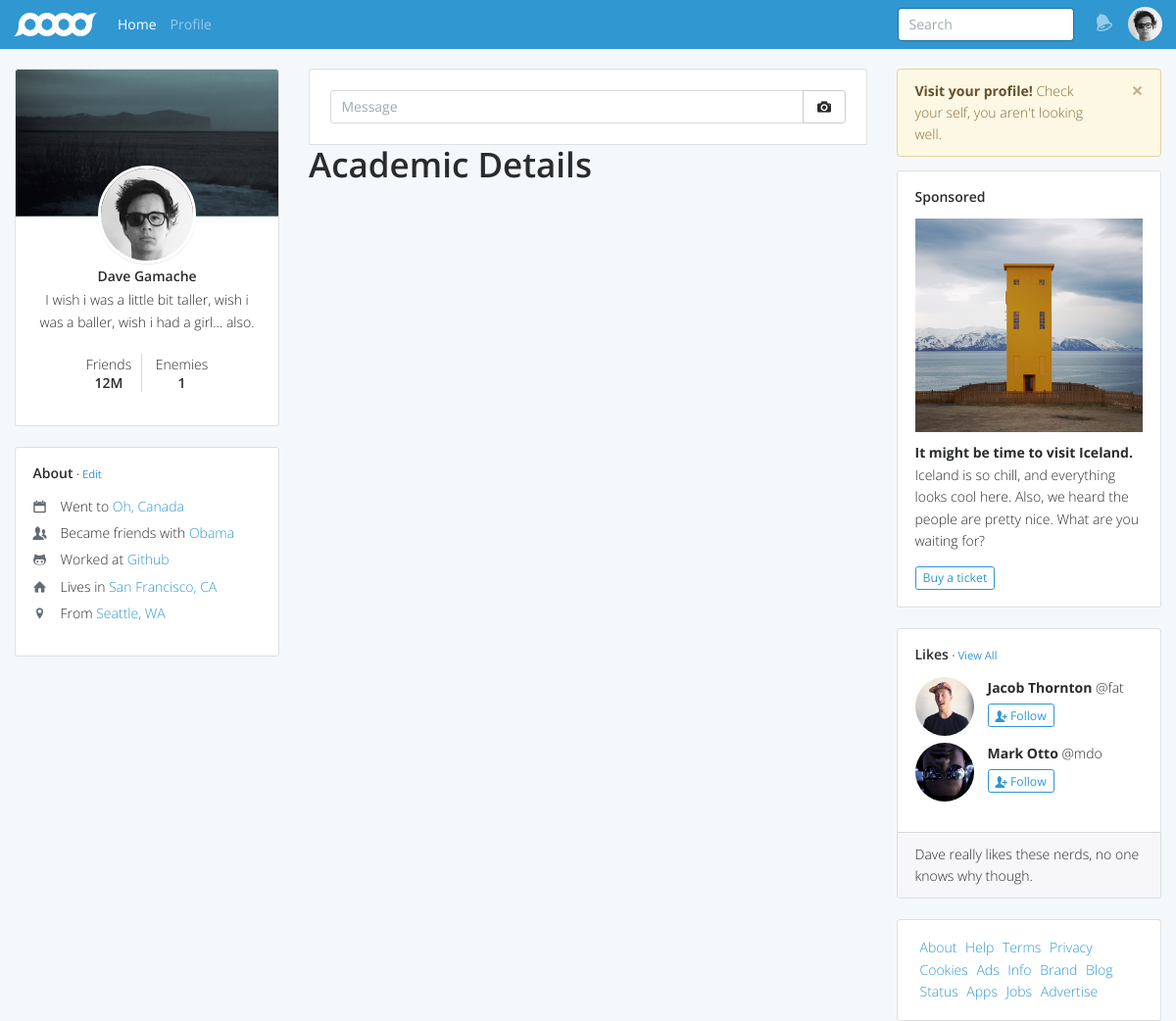
Page /projects on the earlier database version.
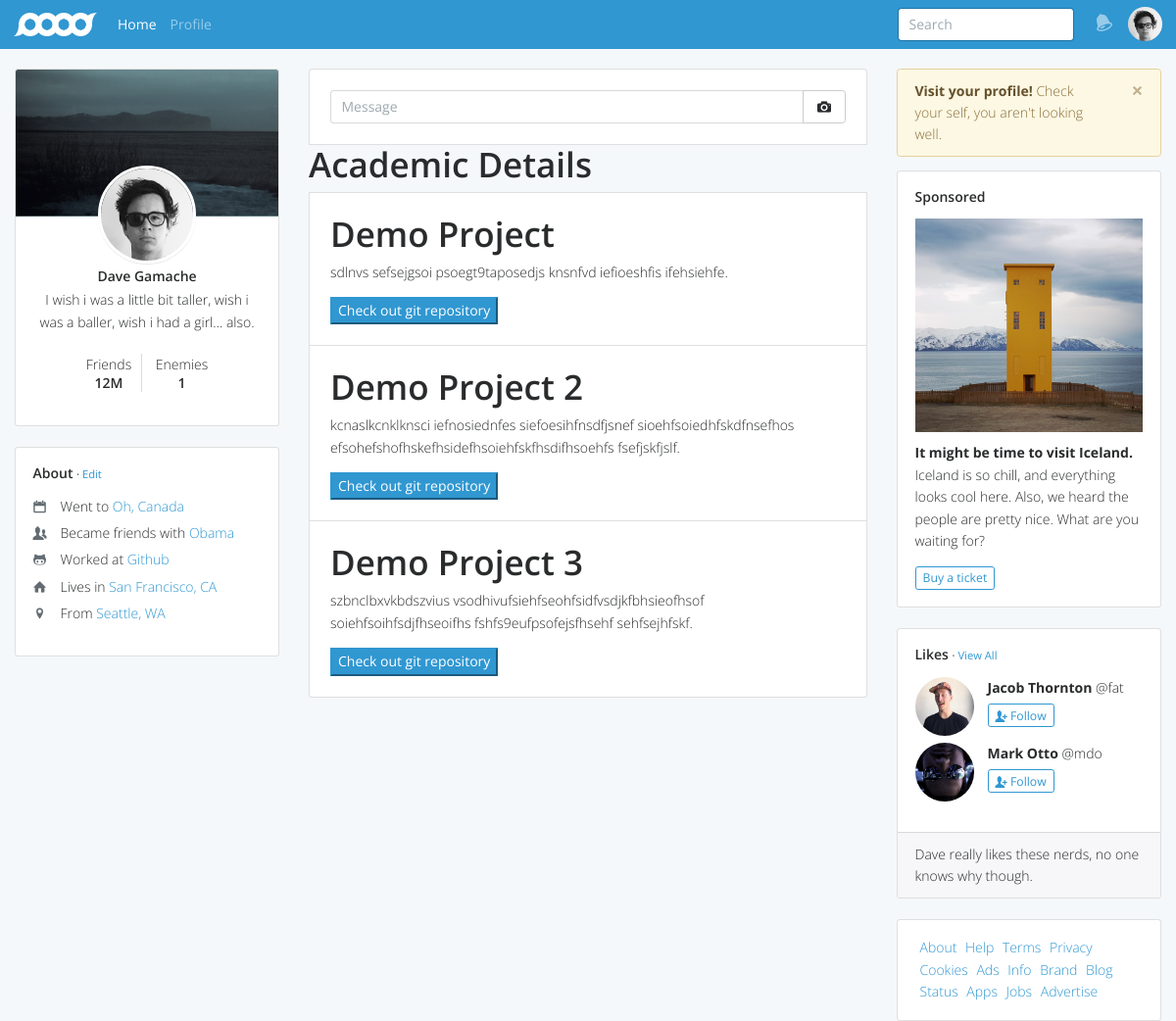
Same page on the later database version.
### BaseApp/models.py (models this page shows, shortened)
class Project(models.Model):
	project_name = models.CharField(max_length=50)
	project_desc = models.TextField()
	github_link = models.CharField(max_length=250,null=True,blank=True)
	demo_file = models.FileField(upload_to='demos',null=True,blank=True)
	live_url = models.CharField(max_length=250,blank=True)

### BaseApp/views.py (the view)
# urls.py: path('projects',views.ProjectView,name='projects')
def ProjectView(request, *args):
	projects = Project.objects.all()
	return render(request,'Projects.html',context={"projects":projects})

### templates/Projects.html
{% extends "index.html" %}
{% block content %}
{% for project in projects %}
        <li class = "media list-group-item p-4">
          <h1>{{ project.project_name }}</h1>
          <p>{{ project.project_desc }}</p>
          <button class="btn-primary" onclick="location.href = '{{ project.github_link }}';">Check out git repository</button>
        </li>
        {% endfor %}
{% endblock %}

Differences in the rows shown:
added Project: project_name "Demo Project", project_desc "sdlnvs sefsejgsoi psoegt9taposedjs knsnfvd iefioeshfis ifehsiehfe."
added Project: project_name "Demo Project 2", project_desc "kcnaslkcnklknsci iefnosiednfes siefoesihfnsdfjsnef sioehfsoiedhfskdfnsefhos efsohefshofhskefhsidefhsoiehfskfhsdifhsoehfs fsefjskfjslf."
added Project: project_name "Demo Project 3", project_desc "szbnclbxvkbdszvius vsodhivufsiehfseohfsidfvsdjkfbhsieofhsof soiehfsoihfsdjfhseoifhs fshfs9eufpsofejsfhsehf sehfsejhfskf."
